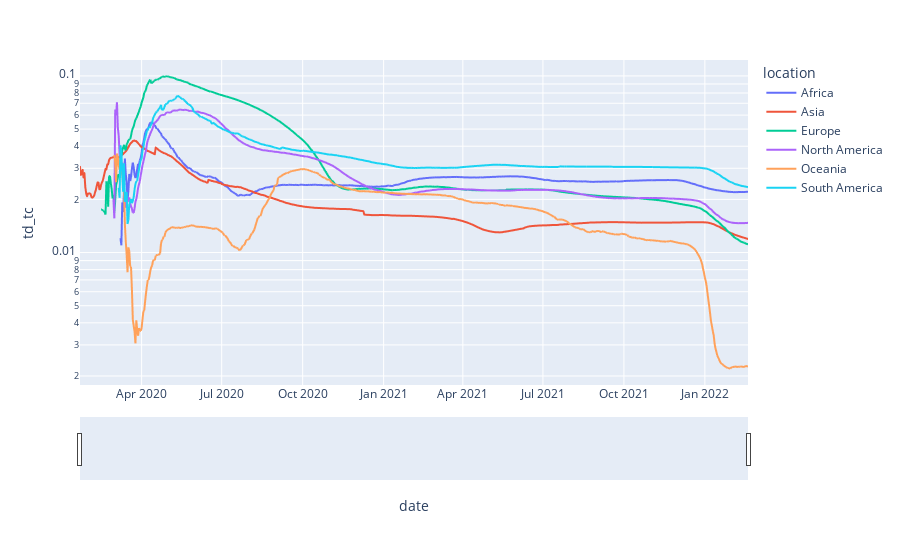

This figure's notebook cell:
### Code cell
import plotly.express as px

print(set(df['continent']))
fig = px.line(df2, x="date", 
#              y="new_deaths", 
#              y="new_cases", 
#              y="total_deaths", 
#              y="total_cases", 
              y="td_tc", 
              color='location')
fig.update_layout(yaxis_type="log",
    xaxis=dict(
        rangeslider=dict(
            visible=True
        ),
    )
)
fig.show()

### Figure 1 — Plotly figure (JSON) as saved in the notebook; plotly's stock layout.template omitted (floating-point values rounded to 4 significant figures; data arrays with more than 128 entries replaced by an {"elided": "..."} marker saying what was removed)
{"data": [{"hovertemplate": "location=Africa<br>date=%{x}<br>td_tc=%{y}<extra></extra>", "legendgroup": "Africa", "line": {"color": "#636efa", "dash": "solid"}, "marker": {"symbol": "circle"}, "mode": "lines", "name": "Africa", "showlegend": true, "type": "scattergl", "x": {"elided": "738 str values"}, "xaxis": "x", "y": {"elided": "738 float values"}, "yaxis": "y"}, {"hovertemplate": "location=Asia<br>date=%{x}<br>td_tc=%{y}<extra></extra>", "legendgroup": "Asia", "line": {"color": "#EF553B", "dash": "solid"}, "marker": {"symbol": "circle"}, "mode": "lines", "name": "Asia", "showlegend": true, "type": "scattergl", "x": {"elided": "760 str values"}, "xaxis": "x", "y": {"elided": "760 float values"}, "yaxis": "y"}, {"hovertemplate": "location=Europe<br>date=%{x}<br>td_tc=%{y}<extra></extra>", "legendgroup": "Europe", "line": {"color": "#00cc96", "dash": "solid"}, "marker": {"symbol": "circle"}, "mode": "lines", "name": "Europe", "showlegend": true, "type": "scattergl", "x": {"elided": "759 str values"}, "xaxis": "x", "y": {"elided": "759 float values"}, "yaxis": "y"}, {"hovertemplate": "location=North America<br>date=%{x}<br>td_tc=%{y}<extra></extra>", "legendgroup": "North America", "line": {"color": "#ab63fa", "dash": "solid"}, "marker": {"symbol": "circle"}, "mode": "lines", "name": "North America", "showlegend": true, "type": "scattergl", "x": {"elided": "760 str values"}, "xaxis": "x", "y": {"elided": "760 float values"}, "yaxis": "y"}, {"hovertemplate": "location=Oceania<br>date=%{x}<br>td_tc=%{y}<extra></extra>", "legendgroup": "Oceania", "line": {"color": "#FFA15A", "dash": "solid"}, "marker": {"symbol": "circle"}, "mode": "lines", "name": "Oceania", "showlegend": true, "type": "scattergl", "x": {"elided": "757 str values"}, "xaxis": "x", "y": {"elided": "757 float values"}, "yaxis": "y"}, {"hovertemplate": "location=South America<br>date=%{x}<br>td_tc=%{y}<extra></extra>", "legendgroup": "South America", "line": {"color": "#19d3f3", "dash": "solid"}, "marker": {"symbol": "circle"}, "mode": "lines", "name": "South America", "showlegend": true, "type": "scattergl", "x": {"elided": "729 str values"}, "xaxis": "x", "y": {"elided": "729 float values"}, "yaxis": "y"}], "layout": {"autosize": true, "legend": {"title": {"text": "location"}, "tracegroupgap": 0}, "margin": {"t": 60}, "xaxis": {"anchor": "y", "autorange": true, "domain": [0, 1], "range": ["2020-01-22", "2022-02-19"], "rangeslider": {"autorange": true, "range": ["2020-01-22", "2022-02-19"], "visible": true, "yaxis": {"_template": null, "rangemode": "match"}}, "title": {"text": "date"}, "type": "date"}, "yaxis": {"anchor": "x", "autorange": true, "domain": [0, 1], "range": [-2.75, -0.9099], "title": {"text": "td_tc"}, "type": "log"}}}
